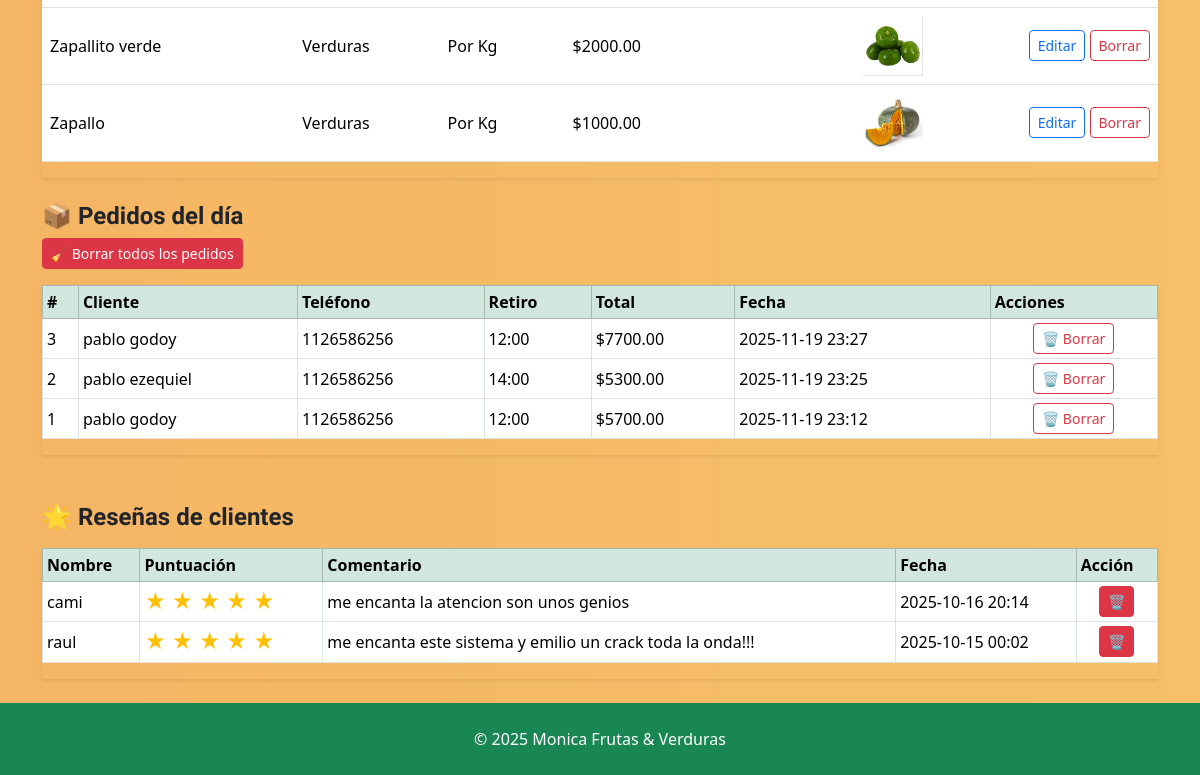
Before: /admin (signed in, lower part) with the older database file.
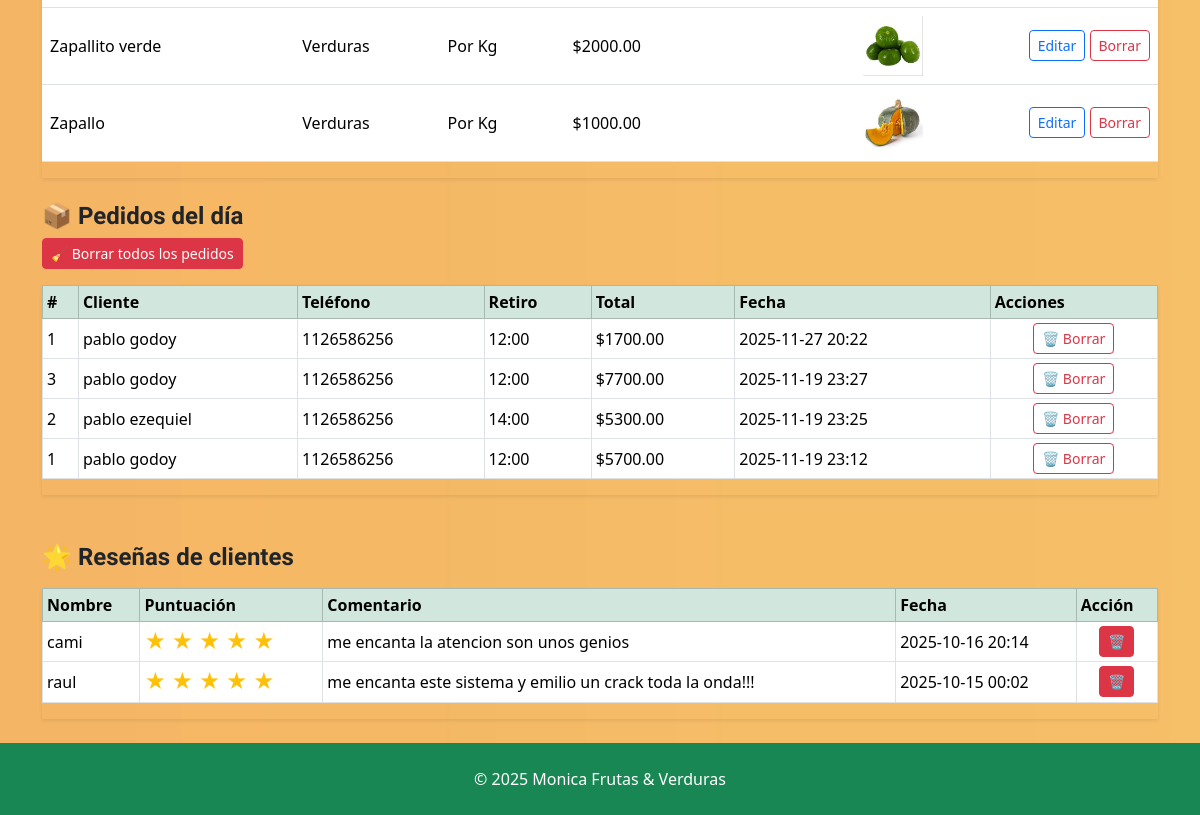
After: the same page with the newer database file.
### tables this page shows
CREATE TABLE products(
            id INTEGER PRIMARY KEY AUTOINCREMENT,
            name TEXT NOT NULL,
            category TEXT NOT NULL,
            kind TEXT NOT NULL,         -- 'kg' o 'unit'
            price REAL NOT NULL,        -- $ por Kg o por Unidad
            promo_qty REAL,             -- cantidad promo (ej 2.0 kg o 3.0 uni)
            promo_price REAL,           -- precio promo total
            image TEXT                  -- ruta imagen (static)
        );

CREATE TABLE orders(
                    id INTEGER PRIMARY KEY AUTOINCREMENT,
                    number INTEGER NOT NULL,
                    created_at TEXT NOT NULL,
                    customer_name TEXT,
                    phone TEXT,
                    pickup_time TEXT,
                    note TEXT,
                    payment TEXT,
                    total REAL NOT NULL
                , payment_method TEXT, payment_mode TEXT);

CREATE TABLE reviews(
            id INTEGER PRIMARY KEY AUTOINCREMENT,
            name TEXT,
            rating INTEGER,
            comment TEXT,
            created_at TEXT
        );

### app.py (the view)
@app.route("/admin")
def admin():
    if not session.get("is_admin"):
        return redirect(url_for("login_admin"))
    with db() as con:
        productos = [dict(r) for r in con.execute("SELECT * FROM products ORDER BY category, name")]
        pedidos = [dict(r) for r in con.execute("SELECT * FROM orders ORDER BY id DESC LIMIT 20")]
        reseñas = [dict(r) for r in con.execute("SELECT * FROM reviews ORDER BY id DESC LIMIT 20")]
    return render_template("admin.html", products=productos, orders=pedidos, reseñas=reseñas, mode="list")

### app.py (called while the page is built)
def decimal_a_fraccion(valor):
    try:
        fr = Fraction(valor).limit_denominator(4)
        return str(fr.numerator) if fr.denominator == 1 else f"{fr.numerator}/{fr.denominator}"
    except Exception:
        return str(valor)

def db():
    con = sqlite3.connect(DB_PATH)
    con.row_factory = sqlite3.Row
    return con

### templates/admin.html (shortened to what this page needs)
{% extends "base.html" %}
{% block content %}
{% if mode == 'login' %}
<div class="row justify-content-center">
  <div class="col-12 col-sm-7 col-lg-5">
    <div class="card shadow-sm">
      <div class="card-header bg-success text-white text-center">
        Ingreso Admin
      </div>
      <form method="post" class="card-body">
        <label class="form-label">PIN</label>
        <input name="pin" type="password" class="form-control" required>
        <button class="btn btn-success mt-3 w-100">Entrar</button>
      </form>
    </div>
  </div>
</div>
{% else %}
<div class="table-responsive shadow-sm">
  <table class="table align-middle">
    <tbody>
      {% for p in products %}
      <tr>
        <td>{{ p.name }}</td>
        <td>{{ p.category }}</td>
        <td>{{ 'Por Kg' if p.kind == 'kg' else 'Por Unidad' }}</td>
        <td>${{ '%.2f'|format(p.price) }}</td>
        <td>
        </td>
        <td class="align-middle">
          {% set img = p.image %}
          {% if img %}
            {% if img.startswith('http') %}
              <img src="{{ img }}" alt="{{ p.name }}" style="height:60px; width:auto; object-fit:contain;">
            {% else %}
              {% if '/' not in img %}
                <img src="{{ url_for('static', filename='img/' ~ img) }}" alt="{{ p.name }}" style="height:60px; width:auto; object-fit:contain;">
              {% elif img.startswith('img/') %}
                <img src="{{ url_for('static', filename=img) }}" alt="{{ p.name }}" style="height:60px; width:auto; object-fit:contain;">
              {% elif img.startswith('static/') %}
                <img src="{{ url_for('static', filename=img[7:]) }}" alt="{{ p.name }}" style="height:60px; width:auto; object-fit:contain;">
              {% else %}
                <img src="{{ url_for('static', filename=img) }}" alt="{{ p.name }}" style="height:60px; width:auto; object-fit:contain;">
              {% endif %}
            {% endif %}
          {% else %}
            <img src="{{ url_for('static', filename='img/placeholder.jpg') }}" alt="sin imagen" style="height:60px; width:auto; object-fit:contain;">
          {% endif %}
        </td>
        <td class="text-end">
          <a class="btn btn-sm btn-outline-primary" href="{{ url_for('admin_edit', pid=p.id) }}">Editar</a>
          <form method="post" action="{{ url_for('admin_delete', pid=p.id) }}" class="d-inline"
                onsubmit="return confirm('¿Borrar producto?')">
            <button class="btn btn-sm btn-outline-danger">Borrar</button>
          </form>
        </td>
      </tr>
      {% else %}
      <tr>
        <td colspan="7" class="text-center text-muted">No hay productos cargados.</td>
      </tr>
      {% endfor %}
    </tbody>
  </table>
</div>
<h4 class="mt-4 mb-2">📦 Pedidos del día</h4>
<form method="post" action="{{ url_for('eliminar_todos_pedidos') }}" class="mb-3">
  <button type="submit" class="btn btn-danger btn-sm"
          onclick="return confirm('⚠️ ¿Seguro que querés borrar TODOS los pedidos?')">
    🧹 Borrar todos los pedidos
  </button>
</form>
<div class="table-responsive shadow-sm">
  <table class="table table-bordered table-sm align-middle">
    <thead class="table-success">
      <tr>
        <th>#</th>
        <th>Cliente</th>
        <th>Teléfono</th>
        <th>Retiro</th>
        <th>Total</th>
        <th>Fecha</th>
        <th>Acciones</th>
      </tr>
    </thead>
    <tbody>
      {% for o in orders %}
      <tr>
        <td>{{ o.number }}</td>
        <td>{{ o.customer_name }}</td>
        <td>{{ o.phone }}</td>
        <td>{{ o.pickup_time }}</td>
        <td>${{ '%.2f'|format(o.total) }}</td>
        <td>{{ o.created_at }}</td>
        <td class="text-center">
          <form method="post" action="{{ url_for('eliminar_pedido', order_id=o.id) }}" style="display:inline;">
            <button type="submit" class="btn btn-outline-danger btn-sm"
                    onclick="return confirm('¿Seguro que querés eliminar este pedido?')">
              🗑️ Borrar
            </button>
          </form>
        </td>
      </tr>
      {% else %}
      <tr>
        <td colspan="7" class="text-center text-muted">No hay pedidos hoy.</td>
      </tr>
      {% endfor %}
    </tbody>
  </table>
</div>
<h4 class="mt-5 mb-3">🌟 Reseñas de clientes</h4>
<div class="table-responsive shadow-sm">
  <table class="table table-bordered table-sm align-middle">
    <thead class="table-success">
      <tr>
        <th>Nombre</th>
        <th>Puntuación</th>
        <th>Comentario</th>
        <th>Fecha</th>
        <th>Acción</th>
      </tr>
    </thead>
    <tbody>
      {% for r in reseñas %}
      <tr>
        <td>{{ r.name or 'Anónimo' }}</td>
        <td>
          <span style="color:#ffc107; font-size:1.3em;">
            {% for i in range(1,6) %}
              {% if i <= r.rating %}
                &#9733;
              {% else %}
                <span style="color:#ccc;">&#9733;</span>
              {% endif %}
            {% endfor %}
          </span>
        </td>
        <td>{{ r.comment }}</td>
        <td>{{ r.created_at }}</td>
        <td class="text-center">
          <form action="{{ url_for('eliminar_resena', review_id=r.id) }}" method="post" style="display:inline;">
            <button class="btn btn-sm btn-danger"
                    onclick="return confirm('¿Eliminar esta reseña?')">🗑️</button>
          </form>
        </td>
      </tr>
      {% else %}
      <tr>
        <td colspan="5" class="text-center text-muted">No hay reseñas aún.</td>
      </tr>
      {% endfor %}
    </tbody>
  </table>
</div>
{% endif %}
{% endblock %}

### templates/base.html (shortened to what this page needs)
<!doctype html>
<html lang="es">
<head>
  <link href="https://cdn.jsdelivr.net/npm/bootstrap@5.3.2/dist/css/bootstrap.min.css" rel="stylesheet">
  <link rel="stylesheet" href="{{ url_for('static', filename='css/styles.css') }}">
</head>
<body class="bg-light">
<main class="container my-4">
  {% block content %}{% endblock %}
</main>
<footer class="text-center py-4 bg-success text-white">
  © 2025 Monica Frutas & Verduras
</footer>
</body>
</html>

### static/css/styles.css (style rules this page uses)
body { background: #fafafa; }
h1, h2, h3, h4, h5, h6 { font-family: 'Averia Libre', cursive; font-weight: 700; }

Changed rows visible on the page:
added orders: number "1", customer_name "pablo godoy", phone "1126586256", pickup_time "12:00", total "1700.00", created_at "2025-11-27 20:22"
